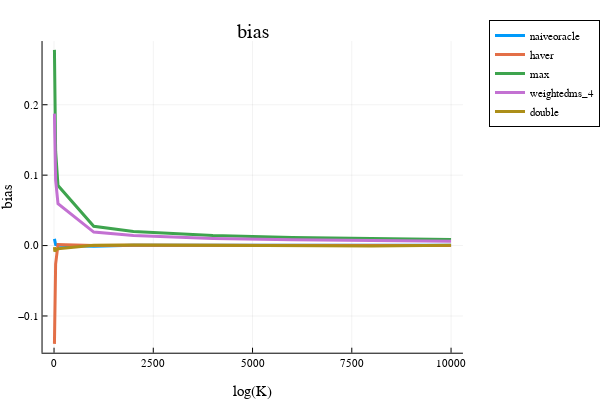

Write notebook code for a chart like this one.
### Code cell
x = opt.N_ary
i = 1; plot(x, bias[:,i], label=estimator_names[i], linewidth=3)
i = 2; plot!(x, bias[:,i], label=estimator_names[i], linewidth=3)
# i = 3; plot!(x, bias[:,i], label=estimator_names[i], linewidth=3)
i = 4; plot!(x, bias[:,i], label=estimator_names[i], linewidth=3)
i = 5; plot!(x, bias[:,i], label=estimator_names[i], linewidth=3)
i = 6; plot!(x, bias[:,i], label=estimator_names[i], linewidth=3)
plot!(xlabel="log(K)", ylabel="bias", legend=:outertopright)  
title!("bias")

### Figure 1 — Plotly figure (JSON) as saved in the notebook; plotly's stock layout.template omitted (floating-point values rounded to 4 significant figures)
{"data": [{"colorbar": {"title": {"text": ""}}, "legendgroup": "naiveoracle", "line": {"color": "rgba(0, 154, 250, 1.000)", "dash": "solid", "shape": "linear", "width": 3}, "mode": "lines", "name": "naiveoracle", "showlegend": true, "type": "scatter", "x": [10, 20, 40, 100, 1000, 2000, 4000, 6000, 8000, 10000], "xaxis": "x", "y": [0.009579, 0.002272, 0.001461, 0.0004929, -0.001059, 0.0004075, 0.0005265, 0.0005471, 0.0008722, 0.0005776], "yaxis": "y", "zmax": null, "zmin": null}, {"colorbar": {"title": {"text": ""}}, "legendgroup": "haver", "line": {"color": "rgba(227, 111, 71, 1.000)", "dash": "solid", "shape": "linear", "width": 3}, "mode": "lines", "name": "haver", "showlegend": true, "type": "scatter", "x": [10, 20, 40, 100, 1000, 2000, 4000, 6000, 8000, 10000], "xaxis": "x", "y": [-0.1396, -0.08125, -0.0264, 0.001421, 0.0001843, 0.0002692, 5.498e-05, 7.095e-05, 0.000149, 0.0001013], "yaxis": "y", "zmax": null, "zmin": null}, {"colorbar": {"title": {"text": ""}}, "legendgroup": "max", "line": {"color": "rgba(62, 164, 78, 1.000)", "dash": "solid", "shape": "linear", "width": 3}, "mode": "lines", "name": "max", "showlegend": true, "type": "scatter", "x": [10, 20, 40, 100, 1000, 2000, 4000, 6000, 8000, 10000], "xaxis": "x", "y": [0.2779, 0.1977, 0.134, 0.08522, 0.02745, 0.02, 0.01417, 0.01142, 0.009819, 0.00865], "yaxis": "y", "zmax": null, "zmin": null}, {"colorbar": {"title": {"text": ""}}, "legendgroup": "weightedms_4", "line": {"color": "rgba(195, 113, 210, 1.000)", "dash": "solid", "shape": "linear", "width": 3}, "mode": "lines", "name": "weightedms_4", "showlegend": true, "type": "scatter", "x": [10, 20, 40, 100, 1000, 2000, 4000, 6000, 8000, 10000], "xaxis": "x", "y": [0.1874, 0.1379, 0.09286, 0.05955, 0.01919, 0.01427, 0.01009, 0.008091, 0.006902, 0.006037], "yaxis": "y", "zmax": null, "zmin": null}, {"colorbar": {"title": {"text": ""}}, "legendgroup": "double", "line": {"color": "rgba(172, 142, 24, 1.000)", "dash": "solid", "shape": "linear", "width": 3}, "mode": "lines", "name": "double", "showlegend": true, "type": "scatter", "x": [10, 20, 40, 100, 1000, 2000, 4000, 6000, 8000, 10000], "xaxis": "x", "y": [-0.002343, -0.008569, -0.006338, -0.004559, 0.0004048, 0.0007929, 0.0004395, 4.994e-05, -0.0006354, 0.0002969], "yaxis": "y", "zmax": null, "zmin": null}], "layout": {"annotations": [{"font": {"color": "rgba(0, 0, 0, 1)", "family": "sans-serif", "size": 20}, "rotation": 0, "showarrow": false, "text": "bias", "x": 0.5424, "xanchor": "center", "xref": "paper", "y": 1, "yanchor": "top", "yref": "paper"}], "height": 400, "legend": {"bgcolor": "rgba(255, 255, 255, 1.000)", "bordercolor": "rgba(0, 0, 0, 1)", "borderwidth": 1, "font": {"color": "rgba(0, 0, 0, 1)", "family": "sans-serif", "size": 11}, "title": {"font": {"color": "rgba(0, 0, 0, 1)", "family": "sans-serif", "size": 15}, "text": ""}, "tracegroupgap": 0, "traceorder": "normal", "x": 1.05, "xanchor": "upper", "y": 1, "yanchor": "right"}, "margin": {"b": 20, "l": 0, "r": 0, "t": 20}, "paper_bgcolor": "rgba(255, 255, 255, 1.000)", "plot_bgcolor": "rgba(255, 255, 255, 1.000)", "showlegend": true, "width": 600, "xaxis": {"anchor": "y", "domain": [0.09128, 0.9934], "gridcolor": "rgba(0, 0, 0, 0.1)", "gridwidth": 0.5, "linecolor": "rgba(0, 0, 0, 1)", "mirror": false, "range": [-289.7, 10300.0], "showgrid": true, "showline": true, "showticklabels": true, "tickangle": 0, "tickcolor": "rgb(0, 0, 0)", "tickfont": {"color": "rgba(0, 0, 0, 1)", "family": "sans-serif", "size": 11}, "tickmode": "array", "ticks": "inside", "ticktext": ["0", "2500", "5000", "7500", "10000"], "tickvals": [0, 2500, 5000, 7500, 10000], "title": {"font": {"color": "rgba(0, 0, 0, 1)", "family": "sans-serif", "size": 15}, "text": "log(K)"}, "type": "linear", "visible": true, "zeroline": false, "zerolinecolor": "rgba(0, 0, 0, 1)"}, "yaxis": {"anchor": "x", "domain": [0.07581, 0.9415], "gridcolor": "rgba(0, 0, 0, 0.1)", "gridwidth": 0.5, "linecolor": "rgba(0, 0, 0, 1)", "mirror": false, "range": [-0.1522, 0.2905], "showgrid": true, "showline": true, "showticklabels": true, "tickangle": 0, "tickcolor": "rgb(0, 0, 0)", "tickfont": {"color": "rgba(0, 0, 0, 1)", "family": "sans-serif", "size": 11}, "tickmode": "array", "ticks": "inside", "ticktext": ["−0.1", "0.0", "0.1", "0.2"], "tickvals": [-0.1, 0, 0.1, 0.2], "title": {"font": {"color": "rgba(0, 0, 0, 1)", "family": "sans-serif", "size": 15}, "text": "bias"}, "type": "linear", "visible": true, "zeroline": false, "zerolinecolor": "rgba(0, 0, 0, 1)"}}}
